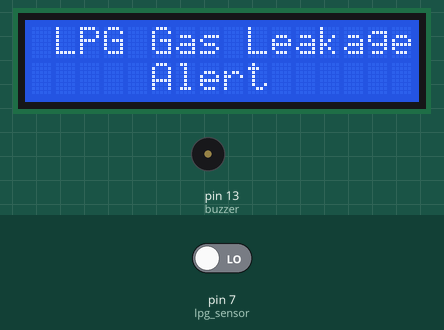
Bench run of a sketch on a simulated Arduino Uno, built with avr-gcc and run on an emulated ATmega328P. Parts: 16×2 character LCD, buzzer (waves = sounding). The test bench sets the inputs (shaded band); at power-on: pin 7 (lpg_sensor) LOW.

Above: at 3.4 s.
3.5 s: pin 7 (lpg_sensor) driven HIGH
At 5.3 s:
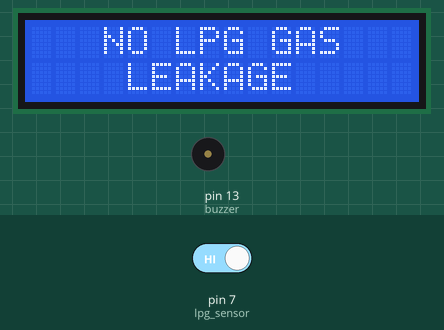
5.9 s: pin 7 (lpg_sensor) driven LOW
At 7.2 s:
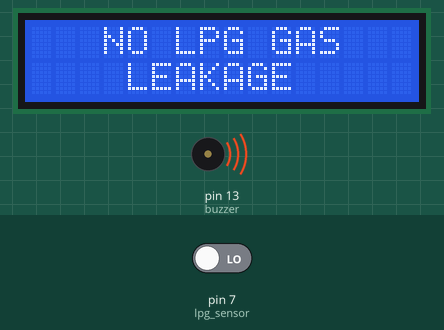
At 9.1 s:
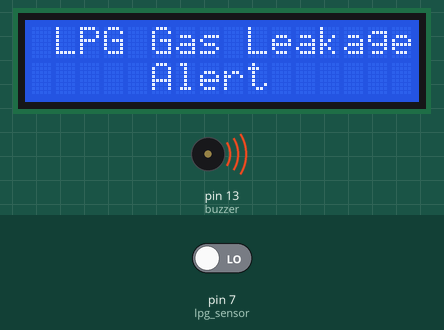
Timing chart, 0 to 17.5 s (numbered marks = the images above; inputs shaded):
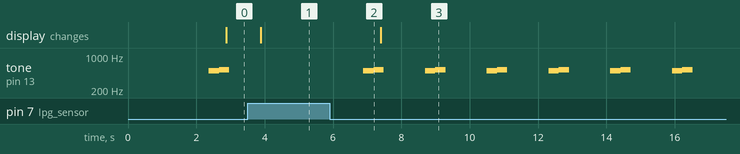

Measured:
- after the input at 3.5 s, tone on pin 13 (buzzer): stays silent (without the input it goes to 494 Hz after 0.67 s); the display: changes after 0.38 s (image 1)
- after the input at 5.9 s, tone on pin 13 (buzzer): silent → 494 Hz after 0.99 s, then repeats every 1.8 s: 523 Hz 0.30 s, silent 1.2 s, 494 Hz 0.30 s

The sketch:

LPG_gas_leakage_detector.ino
```cpp
#include <LiquidCrystal.h>
LiquidCrystal lcd(12, 11, 5, 4, 3, 2);

#define lpg_sensor 7
#define buzzer 13

void setup()
{
  pinMode(lpg_sensor, INPUT);
  pinMode(buzzer, OUTPUT);
  lcd.begin(16, 2);
  lcd.print("LPG Gas Detector");
  lcd.setCursor(0,1);
  lcd.print("");
  delay(2000);
}

void loop()
{
  if(digitalRead(lpg_sensor))
  {
    offBuzzer();
    lcd.clear();
    lcd.print("   NO LPG GAS   ");
    lcd.setCursor(0, 1);
    lcd.print("    LEAKAGE     ");
    delay(400);
    offBuzzer();
    delay(500);
  }

  else
  {
    onBuzzer();
    lcd.clear();
    lcd.print(" LPG Gas Leakage ");
    lcd.setCursor(0,1);
    lcd.print("     Alert    ");
    delay(1000);
  }
}
void onBuzzer(){
  // generates a 440Hz, 494Hz, 523Hz tones in output pin 7 with 2000ms of duration
//
//  tone(13, 523, 2000); //C
//
//  delay(1000);
//
//  tone(13, 494, 2000); //B
//
//  delay(1000);
//
//  tone(13, 523, 2000); //C
//
//  delay(1000);

// You can use the notone() function to stop the tone instead of using delay()
delay(300);
tone(buzzer,494,500);
delay(300);

noTone(buzzer);
tone(buzzer,523,300);
delay(200);


}
void offBuzzer(){
  noTone(buzzer);
}
```
